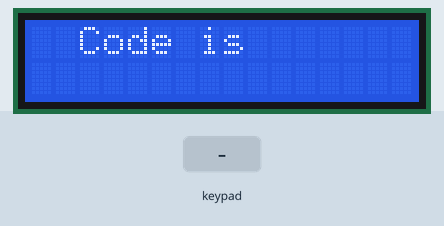
Bench run of a program on a simulated ESP32 board running MicroPython. On the bench: 16×2 character LCD. The test bench sets the inputs (shaded band). Random numbers come from a fixed seed; library files of the repository ran but are not shown: lcd_api.py, i2c_lcd.py; what the program prints to the serial console is not drawn.

Above: at 2.8 s.
2.9 s: keypad keys 1 2 # pressed 0.4 s apart
At 4.5 s:
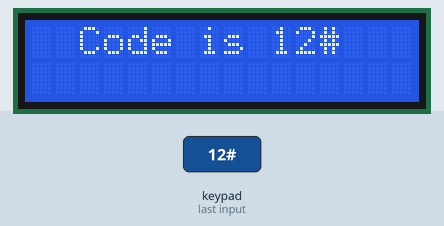
5.6 s: key 'A' pressed
At 7.1 s:
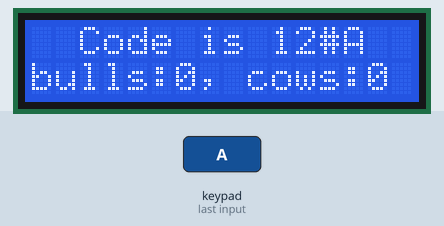
8.6 s: key 'B' pressed
At 9.5 s:
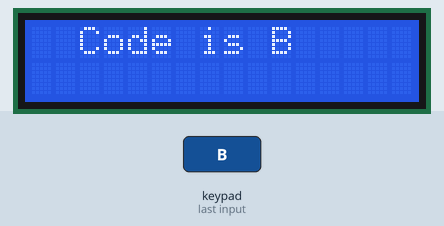
10.1 s: keypad keys 1 2 * pressed 0.4 s apart
At 12.9 s:
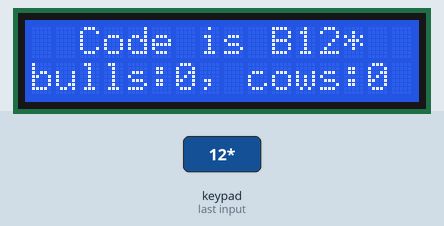
14.3 s: key 'C' pressed
At 15.5 s:
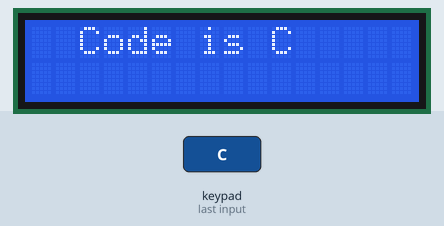
15.8 s: keypad keys 1 2 A pressed 0.4 s apart
At 17.8 s:
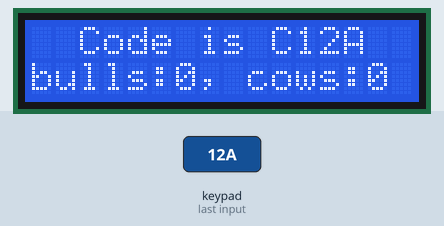
Timing chart, 0 to 19.3 s (numbered marks = the images above; inputs shaded):
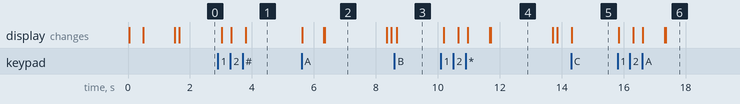

Measured:
- after the input at 2.9 s, the display: first changes after 0.12 s (image 1 shows a later state)
- after the input at 5.6 s, the display: first changes at once (image 2 shows a later state)
- after the input at 8.6 s, the display: changes after 0.07 s (image 3)
- after the input at 10.1 s, the display: first changes after 0.09 s (image 4 shows a later state)
- after the input at 14.3 s, the display: changes at once (image 5)
- after the input at 15.8 s, the display: first changes at once (image 6 shows a later state)
- what the display in image 2 shows lasts 2.0 s, from 6.4 s to 8.4 s

The program:

main.py
```python
import machine
from machine import SoftI2C,Pin
from lcd_api import LcdApi
from i2c_lcd import I2cLcd
import random
import time
from keypad import Keypad

I2C_ADDR = 0x27
totalRows = 2
totalColumns = 16

digits = [0,1,2,3,4,5,6,7,8,9]

i2c = SoftI2C(scl=Pin(22), sda=Pin(21), freq=10000)

lcd = I2cLcd(i2c, I2C_ADDR, totalRows, totalColumns)

def init_keypad():
    rows = [Pin(12, Pin.IN, Pin.PULL_UP), Pin(13, Pin.IN, Pin.PULL_UP),
        Pin(14, Pin.IN, Pin.PULL_UP), Pin(27, Pin.IN, Pin.PULL_UP)]
    cols = [Pin(32, Pin.OUT), Pin(33, Pin.OUT),
            Pin(25, Pin.OUT), Pin(26, Pin.OUT)]

    keys = [
        ['1', '2', '3', 'A'],
        ['4', '5', '6', 'B'],
        ['7', '8', '9', 'C'],
        ['*', '0', '#', 'D']]

    keypad = Keypad(rows, cols, keys)
    return keypad

def show_start_message():
    lcd.move_to(3,0)
    lcd.putstr("Let's play")

    lcd.move_to(1,1)
    lcd.putstr("Bulls and cows!")
    time.sleep(1)

def shuffle_array(array):
    for i in range(len(array) - 1, 0, -1):
        j = random.randint(0, i)
        array[i], array[j] = array[j], array[i]
    return array

def show_code_is_screen():
    lcd.clear()
    lcd.move_to(2,0)
    lcd.putstr("Code is ")

def generate_code():
    shuffled_digits = shuffle_array(digits.copy())
    code = ""
    for i in range(4):
        code += (str(shuffled_digits[i]))
    print("Generated code is: ", code)
    show_code_is_screen()
    return code

def win():
    lcd.clear()
    lcd.move_to(4,0)
    lcd.putstr("You won!")
    lcd.move_to(3,1)
    lcd.putstr("Game over!")

def calculate_bulls_and_cows(code, correct_code):
    bulls = sum(s == g for s, g in zip(correct_code, code))
    cows = sum(min(correct_code.count(x), code.count(x)) for x in set(code)) - bulls
    print("Your guess is: ", code)
    print("bulls:" + str(bulls) + ", cows:" + str(cows))
    return bulls, cows

def reset(code, correct_code):
    bulls, cows = calculate_bulls_and_cows(code, correct_code)
    lcd.move_to(0,1)
    lcd.putstr("bulls:" + str(bulls) + ", cows:" + str(cows))
    time.sleep(2)
    show_code_is_screen()

def is_code_correct(code, correct_code):
    return correct_code == code


def main():
    keypad = init_keypad()

    player_code = ""
    generated_code = ""
    show_start_message()

    generated_code = generate_code()
    while True:
        key_pressed = keypad.read_keypad()
        if key_pressed:
            lcd.putstr(key_pressed)
            player_code += key_pressed
            if len(player_code) == 4:
                time.sleep(0.5)
                if is_code_correct(player_code, generated_code):
                    win()
                else:
                    reset(player_code, generated_code)
                    player_code = ""
        time.sleep(0.15)


main() 
```

keypad.py
```python
from machine import Pin
from time import sleep

__version__ = '1.0.3'
__author__ = 'Teeraphat Kullanankanjana'

class KeypadException(Exception):
    """
    Exception class for keypad-related errors.
    """
    pass

class Keypad:
    def __init__(self, row_pins, column_pins, keys):
        """
        Initialize the keypad object.

        Args:
            row_pins (list): List of row pins.
            column_pins (list): List of column pins.
            keys (list): 2D list representing the key layout.

        Raises:
            KeypadException: If pins or keys are not properly defined.
        """
        if not all(isinstance(pin, Pin) for pin in row_pins):
            raise KeypadException("Row pins must be instances of Pin.")

        if not all(isinstance(pin, Pin) for pin in column_pins):
            raise KeypadException("Column pins must be instances of Pin.")

        if not isinstance(keys, list) or not all(isinstance(row, list) for row in keys):
            raise KeypadException("Keys must be a 2D list.")

        self.row_pins = row_pins
        self.column_pins = column_pins
        self.keys = keys

        for pin in self.row_pins:
            pin.init(Pin.IN, Pin.PULL_UP)

        for pin in self.column_pins:
            pin.init(Pin.OUT)

        if len(self.row_pins) != len(self.keys) or len(self.column_pins) != len(self.keys[0]):
            raise KeypadException("Number of row/column pins does not match the key layout size.")

    def read_keypad(self):
        """
        Read the keypad and return the pressed key.

        Returns:
            str or None: Pressed key or None if no key is pressed.

        Raises:
            KeypadException: If pins or keys are not properly defined.
        """
        if not self.column_pins:
            raise KeypadException("No column pins defined.")

        if not self.row_pins:
            raise KeypadException("No row pins defined.")

        if not self.keys:
            raise KeypadException("No key layout defined.")

        for col_pin in self.column_pins:
            col_pin.value(0)  # Set column pin to LOW
            for i, row_pin in enumerate(self.row_pins):
                if not row_pin.value():  # If row pin reads LOW
                    key_pressed = self.keys[i][self.column_pins.index(col_pin)]
                    col_pin.value(1)  # Set column pin back to HIGH
                    return key_pressed
            col_pin.value(1)  # Set column pin back to HIGH
        return None  # Return None if no key is pressed
```
